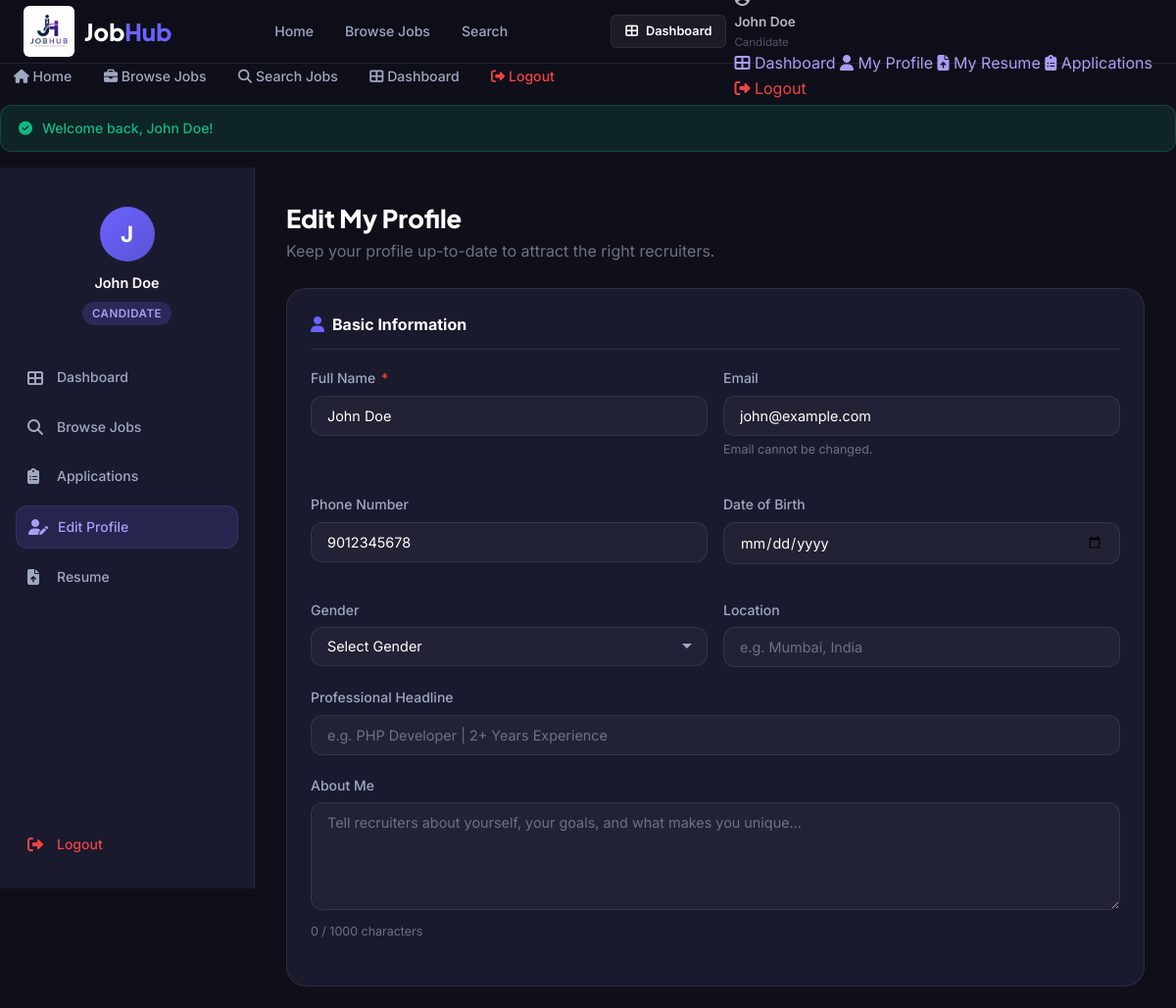
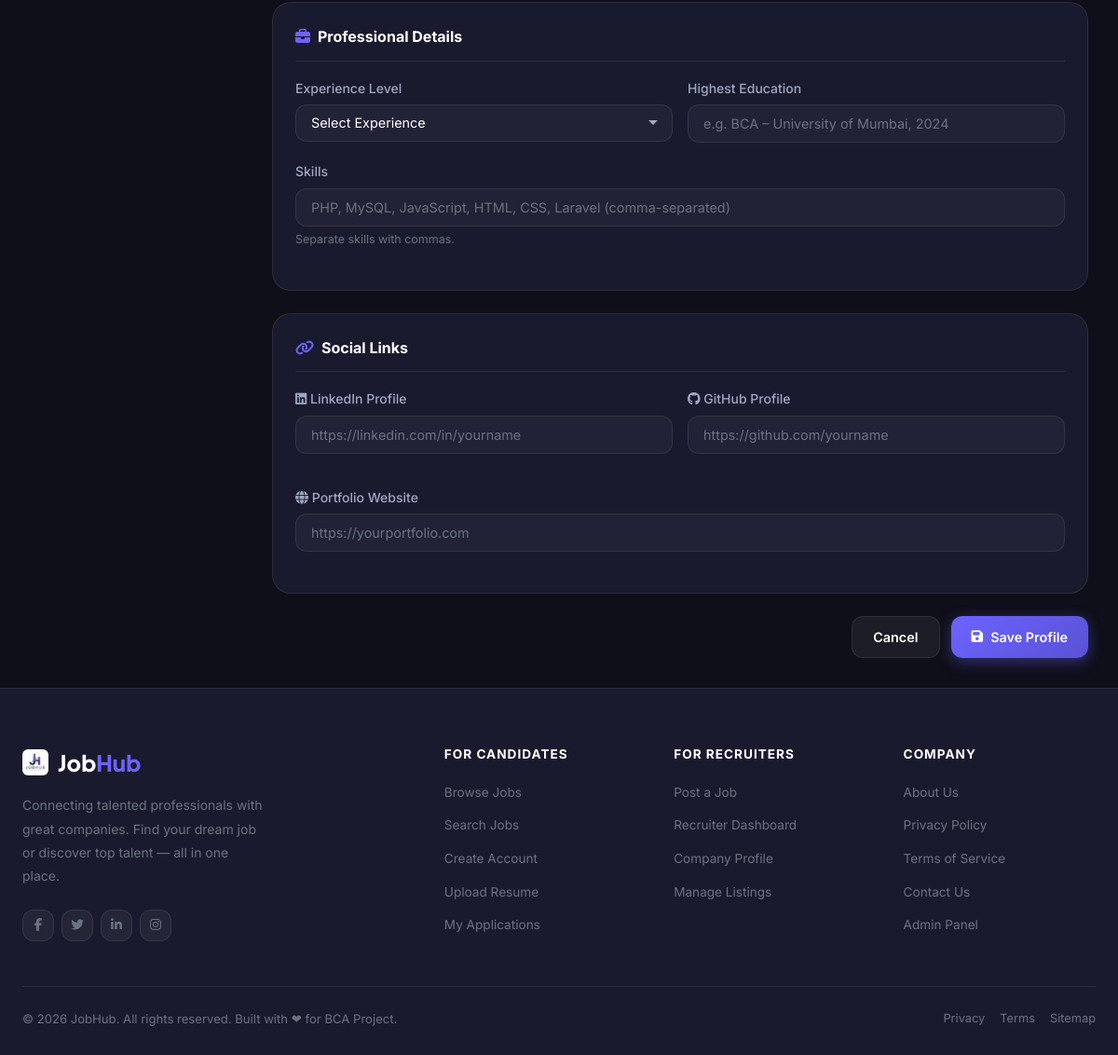
/candidate/profile.php (signed in), run on the app's committed database (2 pictures, top to bottom).
### tables this page shows
CREATE TABLE IF NOT EXISTS `users` (
  `id`           INT(11)      NOT NULL AUTO_INCREMENT,
  `full_name`    VARCHAR(100) NOT NULL,
  `email`        VARCHAR(150) NOT NULL,
  `password`     VARCHAR(255) NOT NULL,           
  `phone`        VARCHAR(15)  DEFAULT NULL,
  `role`         ENUM('admin','recruiter','candidate') NOT NULL DEFAULT 'candidate',
  `is_active`    TINYINT(1)   NOT NULL DEFAULT 1,
  `profile_pic`  VARCHAR(255) DEFAULT NULL,
  `created_at`   DATETIME     NOT NULL DEFAULT CURRENT_TIMESTAMP,
  `updated_at`   DATETIME     NOT NULL DEFAULT CURRENT_TIMESTAMP ON UPDATE CURRENT_TIMESTAMP,
  PRIMARY KEY (`id`),
  UNIQUE KEY `uq_email` (`email`)
);

### config/db.php (called while the page is built, shortened)
<?php
function e(string $str): string {
    return htmlspecialchars($str, ENT_QUOTES | ENT_HTML5, 'UTF-8');
}

### candidate/profile.php (the view, shortened to what this page needs)
<?php
require_once '../config/db.php';
$userId    = (int)$_SESSION['user_id'];
$pdo       = getDB();
$user = $pdo->prepare("SELECT * FROM users WHERE id = ?");
$user->execute([$userId]);
$user = $user->fetch();
$profile = $pdo->prepare("SELECT * FROM candidate_profiles WHERE user_id = ?");
$profile->execute([$userId]);
$profile = $profile->fetch();
include '../includes/header.php';
?>
<div class="dashboard-wrapper">
  <aside class="sidebar" aria-label="Candidate navigation">
    <div style="text-align:center;padding:16px 0 24px;">
      <div style="width:56px;height:56px;border-radius:50%;background:var(--grad-primary);display:flex;align-items:center;justify-content:center;font-size:1.4rem;font-weight:700;color:white;margin:0 auto 10px;">
        <?= strtoupper($user['full_name'][0] ?? 'U') ?>
      </div>
      <div style="font-weight:600;font-size:0.9rem;"><?= e($user['full_name']) ?></div>
      <span class="badge badge-primary mt-1">Candidate</span>
    </div>
    <a href="dashboard.php"       class="sidebar-link"><i class="fas fa-th-large"></i> Dashboard</a>
    <a href="../jobs/listing.php" class="sidebar-link"><i class="fas fa-search"></i> Browse Jobs</a>
    <a href="my_applications.php" class="sidebar-link"><i class="fas fa-clipboard-list"></i> Applications</a>
    <a href="profile.php"         class="sidebar-link active"><i class="fas fa-user-edit"></i> Edit Profile</a>
    <a href="upload_resume.php"   class="sidebar-link"><i class="fas fa-file-upload"></i> Resume</a>
    <a href="../logout.php"       class="sidebar-link" style="color:var(--danger);margin-top:auto;"><i class="fas fa-sign-out-alt"></i> Logout</a>
  </aside>
  <main class="main-content" id="main-content">
    <div style="margin-bottom:24px;">
      <h1 style="font-family:var(--font-heading);font-size:1.6rem;font-weight:800;">Edit My Profile</h1>
      <p style="color:var(--text-muted);">Keep your profile up-to-date to attract the right recruiters.</p>
    </div>
    <form action="profile.php" method="POST" data-validate-form novalidate>
      <div class="card mb-3">
        <h2 style="font-size:1rem;font-weight:700;margin-bottom:18px;padding-bottom:12px;border-bottom:1px solid var(--border);">
          <i class="fas fa-user" style="color:var(--primary);margin-right:8px;"></i>Basic Information
        </h2>
        <div style="display:grid;grid-template-columns:1fr 1fr;gap:16px;">
          <div class="form-group">
            <label class="form-label" for="full_name">Full Name <span class="req">*</span></label>
            <input type="text" id="full_name" name="full_name" class="form-control"
                   value="<?= e($user['full_name']) ?>" data-validate="required|name" maxlength="100">
          </div>
          <div class="form-group">
            <label class="form-label" for="email_disp">Email</label>
            <input type="email" id="email_disp" class="form-control" value="<?= e($user['email']) ?>" disabled>
            <div class="form-text">Email cannot be changed.</div>
          </div>
          <div class="form-group">
            <label class="form-label" for="phone">Phone Number</label>
            <input type="tel" id="phone" name="phone" class="form-control"
                   value="<?= e($user['phone'] ?? '') ?>" data-validate="phone" maxlength="10">
          </div>
          <div class="form-group">
            <label class="form-label" for="dob">Date of Birth</label>
            <input type="date" id="dob" name="dob" class="form-control"
                   value="<?= e($profile['dob'] ?? '') ?>">
          </div>
          <div class="form-group">
            <label class="form-label" for="gender">Gender</label>
            <select id="gender" name="gender" class="form-control">
              <option value="">Select Gender</option>
            </select>
          </div>
          <div class="form-group">
            <label class="form-label" for="location">Location</label>
            <input type="text" id="location" name="location" class="form-control"
                   value="<?= e($profile['location'] ?? '') ?>" placeholder="e.g. Mumbai, India">
          </div>
        </div>
        <div class="form-group">
          <label class="form-label" for="headline">Professional Headline</label>
          <input type="text" id="headline" name="headline" class="form-control"
                 value="<?= e($profile['headline'] ?? '') ?>"
                 placeholder="e.g. PHP Developer | 2+ Years Experience" maxlength="200">
        </div>
        <div class="form-group">
          <label class="form-label" for="about">About Me</label>
          <textarea id="about" name="about" class="form-control" rows="4" maxlength="1000"
                    placeholder="Tell recruiters about yourself, your goals, and what makes you unique..."><?= e($profile['about'] ?? '') ?></textarea>
        </div>
      </div>
      <div class="card mb-3">
        <h2 style="font-size:1rem;font-weight:700;margin-bottom:18px;padding-bottom:12px;border-bottom:1px solid var(--border);">
          <i class="fas fa-briefcase" style="color:var(--primary);margin-right:8px;"></i>Professional Details
        </h2>
        <div style="display:grid;grid-template-columns:1fr 1fr;gap:16px;">
          <div class="form-group">
            <label class="form-label" for="experience">Experience Level</label>
            <select id="experience" name="experience" class="form-control">
              <option value="">Select Experience</option>
            </select>
          </div>
          <div class="form-group">
            <label class="form-label" for="education">Highest Education</label>
            <input type="text" id="education" name="education" class="form-control"
                   value="<?= e($profile['education'] ?? '') ?>"
                   placeholder="e.g. BCA – University of Mumbai, 2024">
          </div>
        </div>
        <div class="form-group">
          <label class="form-label" for="skills">Skills</label>
          <input type="text" id="skills" name="skills" class="form-control"
                 value="<?= e($profile['skills'] ?? '') ?>"
                 placeholder="PHP, MySQL, JavaScript, HTML, CSS, Laravel (comma-separated)">
          <div class="form-text">Separate skills with commas.</div>
        </div>
      </div>
      <div class="card mb-3">
        <h2 style="font-size:1rem;font-weight:700;margin-bottom:18px;padding-bottom:12px;border-bottom:1px solid var(--border);">
          <i class="fas fa-link" style="color:var(--primary);margin-right:8px;"></i>Social Links
        </h2>
        <div style="display:grid;grid-template-columns:1fr 1fr;gap:16px;">
          <div class="form-group">
            <label class="form-label" for="linkedin"><i class="fab fa-linkedin"></i> LinkedIn Profile</label>
            <input type="url" id="linkedin" name="linkedin" class="form-control"
                   value="<?= e($profile['linkedin'] ?? '') ?>"
                   placeholder="https://linkedin.com/in/yourname" data-validate="url">
          </div>
          <div class="form-group">
            <label class="form-label" for="github"><i class="fab fa-github"></i> GitHub Profile</label>
            <input type="url" id="github" name="github" class="form-control"
                   value="<?= e($profile['github'] ?? '') ?>"
                   placeholder="https://github.com/yourname" data-validate="url">
          </div>
          <div class="form-group" style="grid-column:1/-1;">
            <label class="form-label" for="portfolio"><i class="fas fa-globe"></i> Portfolio Website</label>
            <input type="url" id="portfolio" name="portfolio" class="form-control"
                   value="<?= e($profile['portfolio'] ?? '') ?>"
                   placeholder="https://yourportfolio.com" data-validate="url">
          </div>
        </div>
      </div>
      <div style="display:flex;gap:12px;justify-content:flex-end;">
        <a href="dashboard.php" class="btn btn-secondary">Cancel</a>
        <button type="submit" class="btn btn-primary">
          <i class="fas fa-save"></i> Save Profile
        </button>
      </div>
    </form>
  </main>
</div>
<?php include '../includes/footer.php'; ?>

### data on the page
users: full_name "J", full_name "John Doe", email "john@example.com", phone "9012345678"

### other printed values
$userName "John Doe"
$userRole "Candidate"
$flash['message'] "Welcome back, John Doe!"
